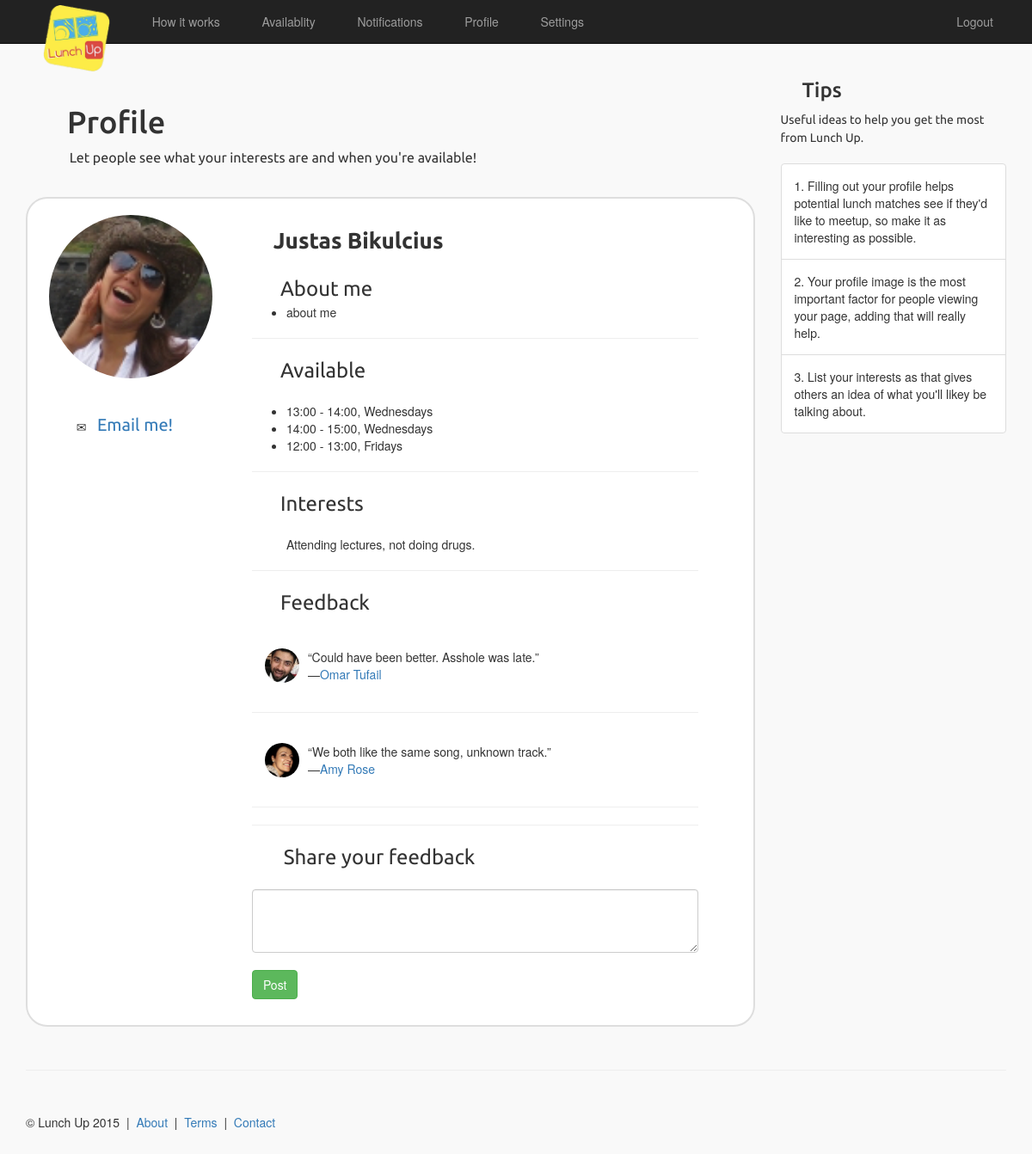
Page /profile/3/ (signed in) on the committed database.
### main/models.py (models this page shows)
class UserProfile(models.Model):
    user = models.OneToOneField(User)
    fullName = models.CharField(max_length=64)
    publicEmail = models.EmailField()
    availability = models.ManyToManyField(TimeInterval)
    interests = models.CharField(max_length=250)
    university = models.ForeignKey(University, blank=True, null=True)
    about = models.TextField(max_length=6000)
    picture = models.ImageField(upload_to='profile_images', blank=True)

class Feedback(models.Model):
    content = models.CharField(max_length=6000)
    recipient = models.ForeignKey(UserProfile, related_name='feedback_recipient')
    author = models.ForeignKey(UserProfile, related_name='feedback_author')
    class Meta:
        verbose_name_plural = "feedback"

### main/views.py (the view, shortened to what this page needs)
# urls.py: url(r'^profile/(?P<user_id>[0-9]+)/$', views.profile, name='profile'),
@login_required
def profile(request, user_id=None):
    if user_id is not None:
        context_dict = {'user': User.objects.get(id=user_id)}
    else:
        context_dict = {'user': User.objects.get(id=request.user.id)}
    try:
        context_dict['profile'] = UserProfile.objects.get(user=context_dict['user'])
        context_dict['feedback'] = Feedback.objects.filter(recipient=context_dict['profile']).all()
    except:
        context_dict['profile'] = None
    if user_id is None or user_id == request.user.id:
        context_dict['myprofile'] = True
    else:
        context_dict['myprofile'] = None
    return render(request, 'registration/profile.html', context_dict)

### templates/registration/profile.html (shortened to what this page needs)
{% extends "base.html" %}
{% load staticfiles %}
{% block body_block %}
    <div class="row row-offcanvas row-offcanvas-right">
        <div class="col-xs-12 col-sm-9">
            <div class="jumbotron_two">
                <h1><span class="glyphicon glyphicon-user" aria-hidden="true"></span> <span
                        class="font_styled">Profile</span></h1>
                <p style="font-size:16px;" class="font_styled">&nbsp;&nbsp;&nbsp;&nbsp;&nbsp;&nbsp;&nbsp;&nbsp;&nbsp;&nbsp;&nbsp;Let people see what your interests are and when you're available!</p>
            </div>
            <div class="row" style="padding:15px;">
                <div class="col-md-12"
                     style="border: 2px solid; border-radius: 25px; border-color: #dedede; margin-bottom:15px; padding:10px; background-color:#ffffff;">
                    <div class="col-md-3 text-center" style="margin:9px 30px 0 0;" style="background-color:#0000ff;">
                        {% if profile.picture %}
                            <img src="{{ profile.picture.url }}" width="190" class="img-circle">
                        {% else %}
                            <img src="{% static 'images/profile.jpg' %}" width="190" class="img-circle">
                        {% endif %}
                        <br/><br/><br/>
                        <span class="glyphicon glyphicon-envelope" aria-hidden="true"></span>&nbsp;&nbsp;<span
                            style="font-size:20px;" class="font_styled">
                        {% if myprofile != None %}
                        <a href="#" id="publicEmail" data-type="text"
                                                                           data-pk="{{ profile.id }}"
                                                                           data-url="/edit_profile/"
                                                                           data-title="Enter your public email">{{ profile.publicEmail }}</a></span>
                    {% else %}
                        <a href="mailto:{{ profile.publicEmail }}">Email me!</a>
                    {% endif %}
                    </div>
                    <div class="col-md-8">
                        <br/>
                        {% if myprofile != None %}
                            <span style="font-size:26px; font-weight:bold;" class="font_styled">&nbsp;&nbsp;&nbsp;&nbsp;Full name: <a
                                    href="#" id="fullName" data-type="text" data-pk="{{ profile.id }}"
                                    data-url="/edit_profile/"
                                    data-title="Enter your full name">{{ profile.fullName }}</a></span>
                        {% else %}
                            <span style="font-size:26px; font-weight:bold;"
                                  class="font_styled">&nbsp;&nbsp;&nbsp;&nbsp;{{ profile.fullName }}</span>
                        {% endif %}
                        <br/><br/>
                        <span class="glyphicon glyphicon-edit" aria-hidden="true"></span><span style="font-size:24px;"
                                                                                               class="font_styled">&nbsp;&nbsp;&nbsp;&nbsp;About me</span>
                        <ul>
                            <li>
                                {% if myprofile != None %}
                                    <a href="#" id="about" data-type="textarea" data-pk="{{ profile.id }}"
                                       data-url="/edit_profile/"
                                       data-title="Tell us something about yourself">{{ profile.about }}</a>
                                {% else %}
                                    {{ profile.about }}
                                {% endif %}
                            </li>
                        </ul>
                        <hr/>
                        <span class="glyphicon glyphicon-time" aria-hidden="true"></span><span style="font-size:24px;"
                                                                                               class="font_styled">&nbsp;&nbsp;&nbsp;&nbsp;Available</span>
                        <br/><br/>
                        <ul>
                            <li>13:00 - 14:00, Wednesdays</li>
                            <li>14:00 - 15:00, Wednesdays</li>
                            <li>12:00 - 13:00, Fridays</li>
                        </ul>
                        <hr/>
                        <span class="glyphicon glyphicon-list" aria-hidden="true"></span><span style="font-size:24px;"
                                                                                               class="font_styled">&nbsp;&nbsp;&nbsp;&nbsp;Interests</span>
                        <br/><br/>
                        <ul>
                                {% if myprofile != None %}
                                    <a href="#" id="interests" data-type="textarea" data-pk="{{ profile.id }}"
                                       data-url="/edit_profile/"
                                       data-title="List your interests">{{ profile.interests }}</a>
                                {% else %}
                                    {{ profile.interests }}
                                {% endif %}
                        </ul>
                        <hr/>
                        <span class="glyphicon glyphicon-comment" aria-hidden="true"></span><span
                            style="font-size:24px;" class="font_styled">&nbsp;&nbsp;&nbsp;&nbsp;Feedback</span>
                        <br/><br/>
                        {% if feedback %}
                            {% for entry in feedback %}
                            <span href="#" class="list-group-item" style="padding:15px; border:0px;">
                                {% if entry.author.picture %}
                                <img src="{{ entry.author.picture.url }}" width="40" class="img-circle" style="float:left; margin-right:10px;"/>
                                {% else %}
                                <img src="{% static 'images/profile.jpg' %}" width="40" class="img-circle" style="float:left; margin-right:10px;"/>
                                {% endif %}
                                &ldquo;{{ entry.content }}&rdquo;<br/>&mdash;<a
                                href="/profile/{{ entry.author.user.id }}">{{ entry.author.fullName }}</a></span>
                            <hr/>
                            {% endfor %}
                        {% else %}
                            <h3>No feedback yet.</h3>
                        {% endif %}
                        {% if myprofile == None %}
                            <hr/>
                            <span class="glyphicon glyphicon-comment" aria-hidden="true"></span>
                            <span style="font-size:24px;" class="font_styled">&nbsp;&nbsp;&nbsp;&nbsp;Share your feedback</span>
                            <br/><br/>
                            <form class="form-signin" role="form" method="post" action=".">
                                <textarea name="content" class="form-control" rows="3" required></textarea><br/>
                                <button type="submit" value="Submit" class="btn btn-success">Post</button><br/><br/>
                            </form>
                        {% endif %}
                    </div>
                </div>
            </div>
        </div>
        <div class="col-xs-6 col-sm-3 sidebar-offcanvas" id="sidebar">
            <h3><span class="glyphicon glyphicon-check" aria-hidden="true"></span> <span class="font_styled">Tips</span>
            </h3><span class="font_styled">Useful ideas to help you get the most from Lunch Up.</span><br/><br/>
            <div class="list-group">
                <span href="#" class="list-group-item" style="padding:15px;">1. Filling out your profile helps potential lunch matches see if they'd like to meetup, so make it as interesting as possible.</span>
                <span href="#" class="list-group-item" style="padding:15px;">2. Your profile image is the most important factor for people viewing your page, adding that will really help.</span>
                <span href="#" class="list-group-item" style="padding:15px;">3. List your interests as that gives others an idea of what you'll likey be talking about.</span>
            </div>
        </div>
    </div>
    <hr>
{% endblock %}

### static/_css/custom.css (style rules this page uses)
body { background-color: #f9f9f9; }
.jumbotron_two { margin-top:20px; padding:10px; }
.font_styled { font-family: 'Ubuntu'; }

### rows in the picture
UserProfile: picture (picture), fullName "Justas Bikulcius", about "about me", interests "Attending lectures, not doing drugs."
Feedback: author.picture (picture), content "Could have been better. Asshole was late.", author.fullName "Omar Tufail"
Feedback: author.picture (picture), content "We both like the same song, unknown track.", author.fullName "Amy Rose"
